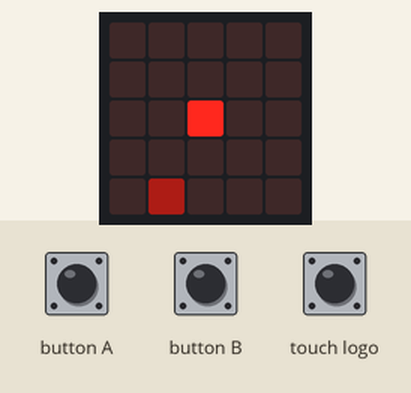
Simulated run of this program. Board: BBC micro:bit (MakeCode). Parts: the board's 5×5 LED display. Inputs (shaded band) come from the test bench. Random numbers come from a fixed seed.

Above: at 1.2 s.
1.3 s: button A pressed for 0.15 s
At 2.6 s:
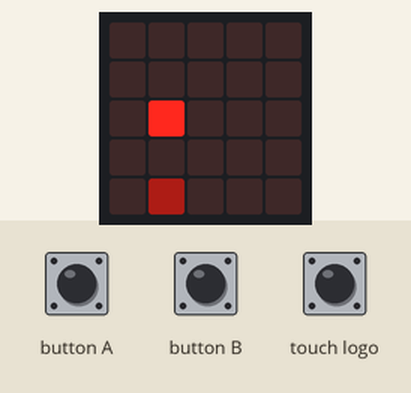
2.9 s: button A pressed for 0.15 s
At 4.0 s:
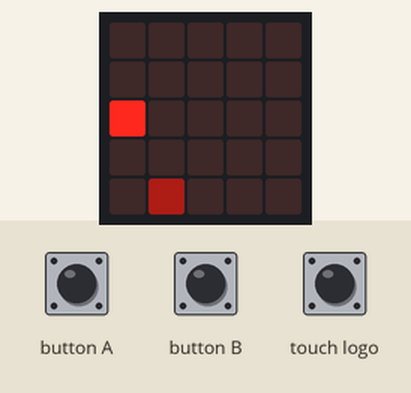
4.5 s: button A pressed for 0.15 s
At 5.8 s:
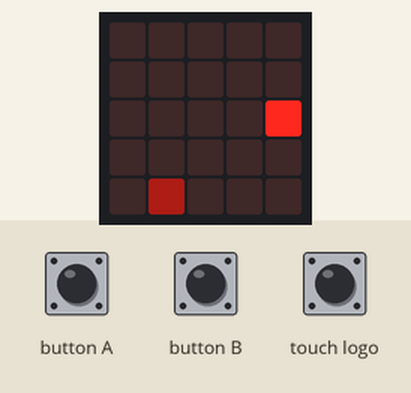
6.1 s: button A pressed for 0.15 s
At 7.4 s:
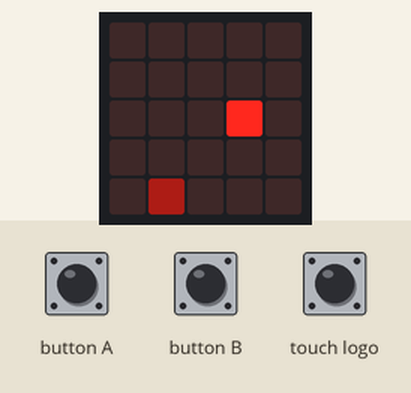
7.7 s: button B pressed for 0.15 s
At 8.9 s:
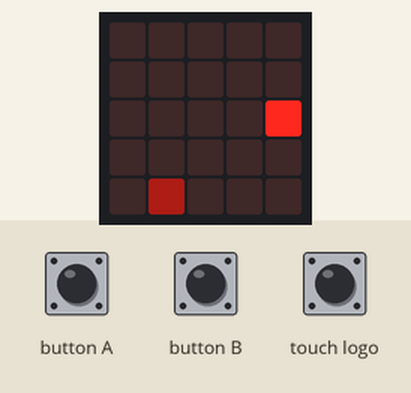
Timing chart, 0 to 10.3 s (numbered marks = the images above; inputs shaded):
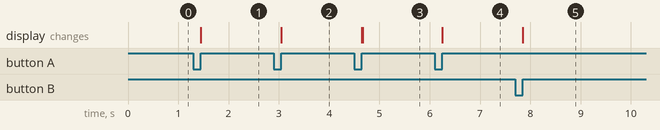

Measured:
- after the input at 1.3 s, the display: changes after 0.15 s (image 1)
- after the input at 2.9 s, the display: changes after 0.15 s (image 2)
- after the input at 4.5 s, the display: first changes after 0.15 s (image 3 shows a later state)
- after the input at 6.1 s, the display: changes after 0.15 s (image 4)
- after the input at 7.7 s, the display: changes after 0.15 s (image 5)

The program:

main.ts
```typescript
input.onButtonPressed(Button.A, function () {
    led.unplot(X, Y)
    if (smer == 0) {
        X += -1
    } else {
        Y += -1
    }
    led.plot(X, Y)
})
input.onLogoEvent(TouchButtonEvent.Touched, function () {
    if (smer == 0) {
        smer = 1
    } else {
        smer = 0
    }
})
input.onButtonPressed(Button.B, function () {
    led.unplot(X, Y)
    if (smer == 0) {
        X += 1
    } else {
        Y += 1
    }
    led.plot(X, Y)
})
let smer = 0
let Y = 0
let X = 0
let jas = 50
X = 2
Y = 2
smer = 0
let XX = randint(0, 4)
let YY = randint(0, 4)
led.plot(X, Y)
led.plotBrightness(XX, YY, jas)
basic.forever(function () {
    if (X > 4) {
        led.unplot(X, Y)
        X = 0
        led.plot(X, Y)
    }
    if (X < 0) {
        led.unplot(X, Y)
        X = 4
        led.plot(X, Y)
    }
    if (Y > 4) {
        led.unplot(X, Y)
        Y = 0
        led.plot(X, Y)
    }
    if (Y < 0) {
        led.unplot(X, Y)
        Y = 4
        led.plot(X, Y)
    }
    if (XX == X && YY == Y) {
        led.unplot(XX, YY)
        XX = randint(0, 4)
        YY = randint(0, 4)
        led.plotBrightness(XX, YY, jas)
        music.play(music.createSoundExpression(WaveShape.Sine, 5000, 0, 255, 0, 500, SoundExpressionEffect.None, InterpolationCurve.Linear), music.PlaybackMode.UntilDone)
        X = randint(0, 4)
        Y = randint(0, 4)
        smer = 0
        led.plot(X, Y)
    }
})
```

test.ts
```typescript
// Tady jsou testy. Při použití tohoto balíčku jako rozšíření nebude zkompilováno.
```
